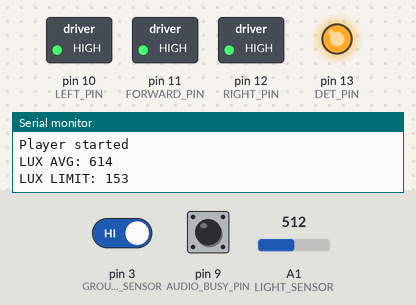
The program below on a simulated Arduino Uno, built with avr-gcc and run on an emulated ATmega328P. On the bench: switched loads named in the program (green lamp = pin HIGH), output pins drawn as LEDs (lit = HIGH), the last lines printed to the serial monitor. The test bench sets the inputs (shaded band); at power-on: pin 3 (GROUND_SENSOR) HIGH, A1 (LIGHT_SENSOR) = 512, pin 9 (AUDIO_BUSY_PIN) HIGH. Random numbers use the default seed unless the program sets one; the audio player accepts every command and is not drawn.

Above: at 3.3 s.
3.4 s: pin 3 (GROUND_SENSOR) driven LOW
At 4.4 s:
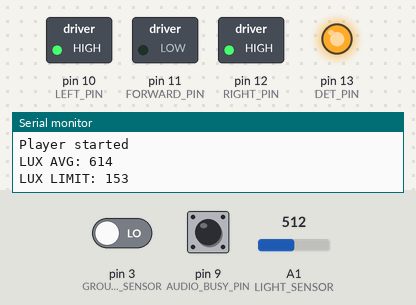
4.9 s: pin 3 (GROUND_SENSOR) driven HIGH
At 9.1 s:
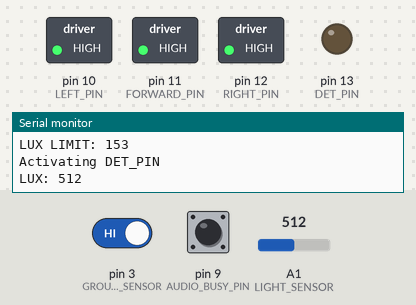
17.0 s: A1 (LIGHT_SENSOR) set to 170
25.5 s: A1 (LIGHT_SENSOR) set to 138
At 26.0 s:
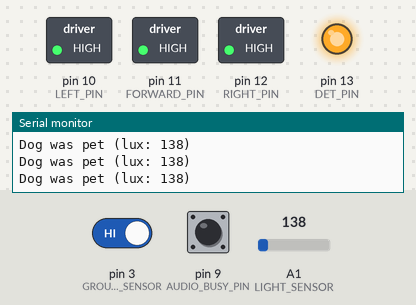
27.4 s: pin 9 (AUDIO_BUSY_PIN) pulled LOW for 0.15 s
At 28.1 s:
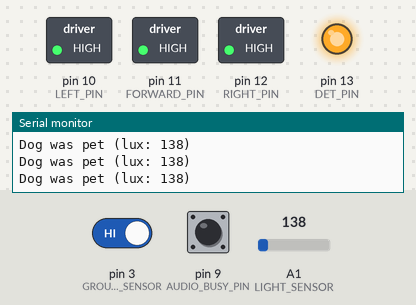
29.0 s: pin 9 (AUDIO_BUSY_PIN) pulled LOW for 1 s
At 29.8 s:
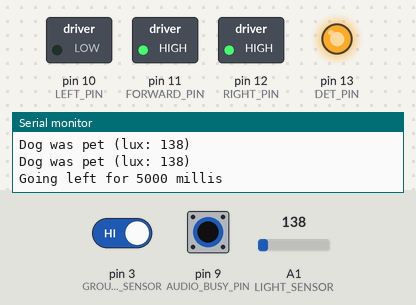
Timing chart, 0 to 32.0 s (numbered marks = the images above; inputs shaded):
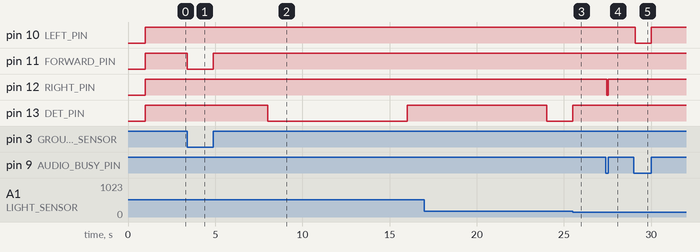

The program:

main.cpp
```cpp
#include <Arduino.h>
#include <SoftwareSerial.h>
#include <DFRobotDFPlayerMini.h>

#define LIGHT_SENSOR A1 // photoresistor
#define GROUND_SENSOR 3 // wheel that detects when it is on the ground
#define SERIAL_TX_PIN 5
#define SERIAL_RX_PIN 2 // must be an interrupt pin!
#define AUDIO_BUSY_PIN 9 // reads LOW if playing, HIGH if not
#define LEFT_PIN 10
#define FORWARD_PIN 11
#define RIGHT_PIN 12
#define DET_PIN 13 // don't know what this actually does but the dog starts to move sporadically

#define INIT_MP3_NUM 1
#define ANSWER_MP3_NUM 2
#define IN_AIR_MP3_NUM 3
#define PAUSE_TIME 2000 // wait this many millis before repeating sound
#define IDLE_TIME 8000
#define LUX_REDUCTION_PERC 0.75

int BARK_MP3_NUMS[] = {4, 5, 6};
int GASP_MP3_NUMS[] = {7};
int WHINE_MP3_NUMS[] = {8};
int LUX_LIMIT; // photoresistor value below which we trigger an action

int lightVal;
int movementDuration;
int idleDuration;
int currFilePlaying;
bool doMovement;
unsigned long lastPlayMillis;
unsigned long lastMovementMillis;
unsigned long lastIdleMillis;
long movementDirection;
long tempDirection;
DFRobotDFPlayerMini player;
SoftwareSerial softSerial(SERIAL_RX_PIN, SERIAL_TX_PIN);

//------------------------------------------------------------------------------
bool isPlaying() {
  return digitalRead(AUDIO_BUSY_PIN) == LOW;
}
//------------------------------------------------------------------------------
void play(int trackNum) {
  player.play(trackNum);
  currFilePlaying = trackNum;
  delay(40);
}
//------------------------------------------------------------------------------

void setup() {
  Serial.begin(115200);

  delay(1000); // wait for DFPlayer to initialize

  randomSeed(analogRead(A0));

  pinMode(LIGHT_SENSOR, INPUT);
  pinMode(GROUND_SENSOR, INPUT_PULLUP);
  pinMode(AUDIO_BUSY_PIN, INPUT_PULLUP);
  pinMode(FORWARD_PIN, OUTPUT);
  pinMode(LEFT_PIN, OUTPUT);
  pinMode(RIGHT_PIN, OUTPUT);
  pinMode(DET_PIN, OUTPUT);

  digitalWrite(DET_PIN, HIGH);
  digitalWrite(FORWARD_PIN, HIGH);
  digitalWrite(LEFT_PIN, HIGH);
  digitalWrite(RIGHT_PIN, HIGH);

  softSerial.begin(9600);
  if (player.begin(softSerial)) {
    Serial.println("Player started");
  } else {
    Serial.println("Connecting to player failed!");
    while (true) {}
  }

  player.volume(30);

  // adjust lux limit dynamically depending on the environment
  int luxs;
  int iters = 5;
  for (int c = 0; c <= iters; c++) {
    luxs += analogRead(LIGHT_SENSOR);
    delay(100);
  }
  int avgLuxs = luxs / iters;
  Serial.print("LUX AVG: ");
  Serial.println(avgLuxs);
  LUX_LIMIT = avgLuxs - (avgLuxs * LUX_REDUCTION_PERC);
  Serial.print("LUX LIMIT: ");
  Serial.println(LUX_LIMIT);

  play(INIT_MP3_NUM);
  while (isPlaying()) {}
}

void loop() {
  if (!doMovement && digitalRead(GROUND_SENSOR) == HIGH) {
    // Serial.println("Dog is on the ground");
    if (currFilePlaying == IN_AIR_MP3_NUM) player.stop();
    if (digitalRead(FORWARD_PIN) == LOW) digitalWrite(FORWARD_PIN, HIGH);
    lightVal = analogRead(LIGHT_SENSOR);
    if (lightVal <= LUX_LIMIT) {
      Serial.print("Dog was pet (lux: ");
      Serial.print(lightVal);
      Serial.println(")");
      if (isPlaying()) player.stop();
      digitalWrite(DET_PIN, HIGH);
      if (!isPlaying()) play(ANSWER_MP3_NUM);
      doMovement = true;
    } else {
      if (lastIdleMillis+IDLE_TIME <= millis()) {
        if (digitalRead(DET_PIN) == HIGH) {
          digitalWrite(DET_PIN, LOW);
          Serial.println("Activating DET_PIN");
        } else {
          digitalWrite(DET_PIN, HIGH);
          Serial.println("De-Activating DET_PIN");
        }
        lastIdleMillis = millis();
        Serial.print("LUX: ");
        Serial.println(lightVal);

        if (!isPlaying()) {
          int soundNum;
          switch (random(3)) {
            case 0:
              soundNum = BARK_MP3_NUMS[random(3)];
              break;
            case 1:
              soundNum = GASP_MP3_NUMS[0];
              break;
            case 2:
              soundNum = WHINE_MP3_NUMS[0];
              break;
          }
          play(soundNum);
        }
      }
    }
  } else if (!doMovement) {
    // Serial.println("Dog is in the air");
    doMovement = false;
    digitalWrite(DET_PIN, HIGH);
    if (digitalRead(FORWARD_PIN) == HIGH) digitalWrite(FORWARD_PIN, LOW);
    if (isPlaying()) {
      lastPlayMillis = 0;
    } else {
      if (lastPlayMillis == 0) {
        lastPlayMillis = millis();
      } else {
        if (lastPlayMillis+PAUSE_TIME <= millis()) {
          Serial.println("Playing IN_AIR_MP3_NUM");
          play(IN_AIR_MP3_NUM);
        }
      }
    }
  }

  if (doMovement) {
    if (isPlaying()) {
      if (lastMovementMillis+movementDuration <= millis()) {
        digitalWrite(FORWARD_PIN, HIGH);
        digitalWrite(LEFT_PIN, HIGH);
        digitalWrite(RIGHT_PIN, HIGH);
        delay(50);
        lastMovementMillis = millis();
        movementDuration = (random(4)+2)*1000;
        do {
          tempDirection = random(3);
        } while (tempDirection == movementDirection);
        movementDirection = tempDirection;
        switch (movementDirection) {
          case 0:
            digitalWrite(FORWARD_PIN, LOW);
            Serial.print("Going forward for ");
            break;
          case 1:
            digitalWrite(LEFT_PIN, LOW);
            Serial.print("Going left for ");
            break;
          case 2:
            digitalWrite(RIGHT_PIN, LOW);
            Serial.print("Going right for ");
            break;
        }
        Serial.print(movementDuration);
        Serial.println(" millis");
      }
      if (digitalRead(GROUND_SENSOR) == LOW) player.stop();
    } else {
      if (lastMovementMillis != 0) {
        digitalWrite(FORWARD_PIN, HIGH);
        digitalWrite(LEFT_PIN, HIGH);
        digitalWrite(RIGHT_PIN, HIGH);
      }
      lastMovementMillis = 0;
      doMovement = false;
    }
  }
}
```

main_christmas.cpp
```cpp
#include <Arduino.h>
#include <SoftwareSerial.h>
#include <DFRobotDFPlayerMini.h>

#define LIGHT_SENSOR A1 // photoresistor
#define GROUND_SENSOR 3 // wheel that detects when it is on the ground
#define SERIAL_TX_PIN 5
#define SERIAL_RX_PIN 2 // must be an interrupt pin!
#define AUDIO_BUSY_PIN 9 // reads LOW if playing, HIGH if not
#define LEFT_PIN 10
#define FORWARD_PIN 11
#define RIGHT_PIN 12
#define DET_PIN 13 // don't know what this actually does but the dog starts to move sporadically

#define INIT_MP3_NUM 1
#define ANSWER_MP3_NUM 2
#define IN_AIR_MP3_NUM 3
#define PAUSE_TIME 2000 // wait this many millis before repeating sound
#define IDLE_TIME 8000
#define LUX_REDUCTION_PERC 0.75

int BARK_MP3_NUMS[] = {4, 5, 6};
int GASP_MP3_NUMS[] = {7};
int WHINE_MP3_NUMS[] = {8};
int LUX_LIMIT; // photoresistor value below which we trigger an action

int lightVal;
int movementDuration;
int idleDuration;
int currFilePlaying;
bool doMovement;
unsigned long lastPlayMillis;
unsigned long lastMovementMillis;
unsigned long lastIdleMillis;
long movementDirection;
long tempDirection;
DFRobotDFPlayerMini player;
SoftwareSerial softSerial(SERIAL_RX_PIN, SERIAL_TX_PIN);

//------------------------------------------------------------------------------
bool isPlaying() {
  return digitalRead(AUDIO_BUSY_PIN) == LOW;
}
//------------------------------------------------------------------------------
void play(int trackNum) {
  player.play(trackNum);
  currFilePlaying = trackNum;
  delay(40);
}
//------------------------------------------------------------------------------

void setup() {
  Serial.begin(115200);

  delay(1000); // wait for DFPlayer to initialize

  randomSeed(analogRead(A0));

  pinMode(LIGHT_SENSOR, INPUT);
  pinMode(GROUND_SENSOR, INPUT_PULLUP);
  pinMode(AUDIO_BUSY_PIN, INPUT_PULLUP);
  pinMode(FORWARD_PIN, OUTPUT);
  pinMode(LEFT_PIN, OUTPUT);
  pinMode(RIGHT_PIN, OUTPUT);
  pinMode(DET_PIN, OUTPUT);

  digitalWrite(DET_PIN, HIGH);
  digitalWrite(FORWARD_PIN, HIGH);
  digitalWrite(LEFT_PIN, HIGH);
  digitalWrite(RIGHT_PIN, HIGH);

  softSerial.begin(9600);
  if (player.begin(softSerial)) {
    Serial.println("Player started");
  } else {
    Serial.println("Connecting to player failed!");
    while (true) {}
  }

  player.volume(30);

  // adjust lux limit dynamically depending on the environment
  int luxs;
  int iters = 5;
  for (int c = 0; c <= iters; c++) {
    luxs += analogRead(LIGHT_SENSOR);
    delay(100);
  }
  int avgLuxs = luxs / iters;
  Serial.print("LUX AVG: ");
  Serial.println(avgLuxs);
  LUX_LIMIT = avgLuxs - (avgLuxs * LUX_REDUCTION_PERC);
  Serial.print("LUX LIMIT: ");
  Serial.println(LUX_LIMIT);

  play(INIT_MP3_NUM);
  while (isPlaying()) {}
}

void loop() {
  if (!doMovement && digitalRead(GROUND_SENSOR) == HIGH) {
    // Serial.println("Dog is on the ground");
    if (currFilePlaying == IN_AIR_MP3_NUM) player.stop();
    if (digitalRead(FORWARD_PIN) == LOW) digitalWrite(FORWARD_PIN, HIGH);
    lightVal = analogRead(LIGHT_SENSOR);
    if (lightVal <= LUX_LIMIT) {
      Serial.print("Dog was pet (lux: ");
      Serial.print(lightVal);
      Serial.println(")");
      if (isPlaying()) player.stop();
      digitalWrite(DET_PIN, HIGH);
      if (!isPlaying()) play(ANSWER_MP3_NUM);
      doMovement = true;
    } else {
      if (lastIdleMillis+IDLE_TIME <= millis()) {
        if (digitalRead(DET_PIN) == HIGH) {
          digitalWrite(DET_PIN, LOW);
          Serial.println("Activating DET_PIN");
        } else {
          digitalWrite(DET_PIN, HIGH);
          Serial.println("De-Activating DET_PIN");
        }
        lastIdleMillis = millis();
        Serial.print("LUX: ");
        Serial.println(lightVal);

        if (!isPlaying()) {
          int soundNum;
          switch (random(3)) {
            case 0:
              soundNum = BARK_MP3_NUMS[random(3)];
              break;
            case 1:
              soundNum = GASP_MP3_NUMS[0];
              break;
            case 2:
              soundNum = WHINE_MP3_NUMS[0];
              break;
          }
          play(soundNum);
        }
      }
    }
  } else if (!doMovement) {
    // Serial.println("Dog is in the air");
    doMovement = false;
    digitalWrite(DET_PIN, HIGH);
    if (digitalRead(FORWARD_PIN) == HIGH) digitalWrite(FORWARD_PIN, LOW);
    if (isPlaying()) {
      lastPlayMillis = 0;
    } else {
      if (lastPlayMillis == 0) {
        lastPlayMillis = millis();
      } else {
        if (lastPlayMillis+PAUSE_TIME <= millis()) {
          Serial.println("Playing IN_AIR_MP3_NUM");
          play(IN_AIR_MP3_NUM);
        }
      }
    }
  }

  if (doMovement) {
    if (isPlaying()) {
      if (lastMovementMillis+movementDuration <= millis()) {
        digitalWrite(FORWARD_PIN, HIGH);
        digitalWrite(LEFT_PIN, HIGH);
        digitalWrite(RIGHT_PIN, HIGH);
        delay(50);
        lastMovementMillis = millis();
        movementDuration = (random(4)+2)*1000;
        do {
          tempDirection = random(3);
        } while (tempDirection == movementDirection);
        movementDirection = tempDirection;
        switch (movementDirection) {
          case 0:
            digitalWrite(FORWARD_PIN, LOW);
            Serial.print("Going forward for ");
            break;
          case 1:
            digitalWrite(LEFT_PIN, LOW);
            Serial.print("Going left for ");
            break;
          case 2:
            digitalWrite(RIGHT_PIN, LOW);
            Serial.print("Going right for ");
            break;
        }
        Serial.print(movementDuration);
        Serial.println(" millis");
      }
      if (digitalRead(GROUND_SENSOR) == LOW) player.stop();
    } else {
      if (lastMovementMillis != 0) {
        digitalWrite(FORWARD_PIN, HIGH);
        digitalWrite(LEFT_PIN, HIGH);
        digitalWrite(RIGHT_PIN, HIGH);
      }
      lastMovementMillis = 0;
      doMovement = false;
    }
  }
}
```

Measured:
- the behaviour switches between 154 and 153 on A1 (LIGHT_SENSOR) (found by bisection; images 2 and 3)
- after the input at 3.4 s, pin 11 (FORWARD_PIN): HIGH → LOW at once
- after the input at 4.9 s, pin 11 (FORWARD_PIN): LOW → HIGH at once; pin 13 (DET_PIN): HIGH → LOW after 3.1 s, → HIGH 8.0 s later
- after the input at 25.5 s, pin 13 (DET_PIN): LOW → HIGH at once
- after the input at 27.4 s, pin 12 (RIGHT_PIN): HIGH → LOW after 0.05 s, → HIGH 0.10 s later
- after the input at 29.0 s, pin 10 (LEFT_PIN): HIGH → LOW after 0.08 s, → HIGH 0.92 s later
